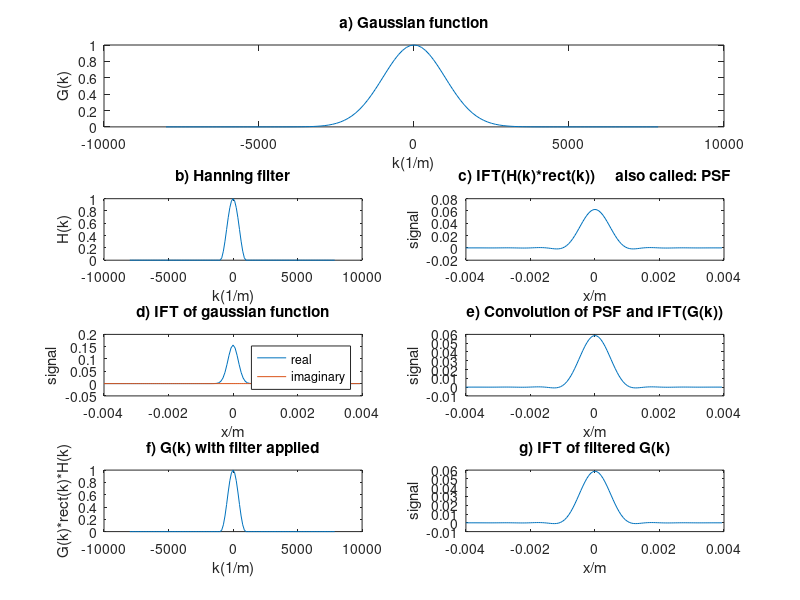

This chart was generated by the following MATLAB code:
clear all
close all

h=figure;
set(h, 'Units', 'Normalized', 'OuterPosition', [0 0 1 1]);

%Define hanning filter
Hanning=zeros(1,128);
k=linspace(-8000,8000-125,128);
W=16.*125;
for i = 1:128
    Hanning(i)=(cos((pi.*k(i))./(W))).^2;
end
Hanning(1:56)=0;
Hanning(74:128)=0;
subplot(4,2,3)
plot(k,Hanning);
title('b) Hanning filter')
xlabel('k(1/m)')
ylabel('H(k)')

%Define gaussian function
Gk = exp(-(k.^2)./(2.*(1000.^2)));
subplot(4,2,1:2)
plot(k,Gk)
xlabel('k(1/m)')
ylabel('G(k)')
title('a) Gaussian function')

%% PSF way

%Define rect filter
rect=zeros(1,128);
rect(57:73)=1;

%Define total filter
tot_filter=zeros(1,128);
for i = 1:128
    tot_filter(i)=Hanning(i).*rect(i);
end

%IFT((H(k)rect(k))
x=linspace(-0.004,0.004-(2.*(0.004./128)),128);
signal_H=ifftshift(ifft(fftshift(tot_filter)));
subplot(4,2,4)
plot(x,signal_H)
xlabel('x/m')
ylabel('signal')
title('c) IFT(H(k)*rect(k))     also called: PSF')

%IFT of gaussian function
signal_g=ifftshift(ifft(fftshift(Gk)));
subplot(4,2,5)
plot(x,real(signal_g))
hold on
plot(x,imag(signal_g))
legend('real','imaginary')
xlabel('x/m')
ylabel('signal')
title('d) IFT of gaussian function')

%Convolution of IFT of Hanning filter and IFT of gaussian function
conv_signal=conv(signal_H,signal_g);
trunc_conv_signal=conv_signal(65:192);
subplot(4,2,6)
plot(x,trunc_conv_signal);
title('e) Convolution of PSF and IFT(G(k))')
xlabel('x/m')
ylabel('signal')

%% Filtered G(k) way

filt_Gk=zeros(1,128);
for i = 1:128
    filt_Gk(i)=Gk(i).*rect(i).*Hanning(i);
end

subplot(4,2,7)
plot(k,filt_Gk);
xlabel('k(1/m)')
ylabel('G(k)*rect(k)*H(k)')
title('f) G(k) with filter applied')

signal_filt=ifftshift(ifft(fftshift(filt_Gk)));
subplot(4,2,8)
plot(x,signal_filt);
xlabel('x/m')
ylabel('signal')
title('g) IFT of filtered G(k)')
